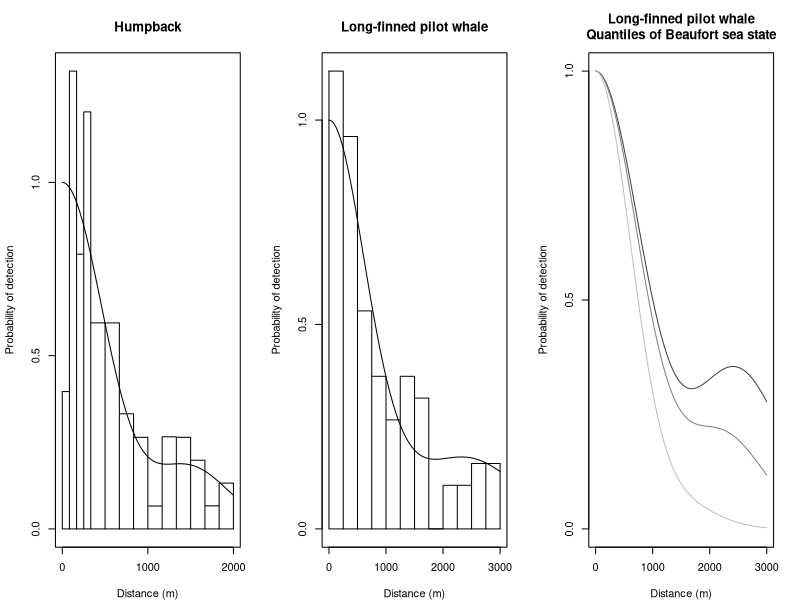

The R source for this figure:
# generate figure 1....

# layout:
#  3 panels
#     1 - detection function humpback from Williams and Thomas w. hist
#     2 - average detection function pilot whale from Dan Pike w. hist
#     3 - levels of BSS covar for pilot whale from Dan Pike w.o. hist

postscript(file="figure1.eps",width=7.5,height=3,paper="special",horizontal=FALSE)

par(mfrow=c(1,3),mar=c(4,4.2,4,2))

# 1
# read in the plot data. 3 columns: histogram x coords, hist y coords, detfct
hb.plot<-read.table("humpback.txt")

# make the histogram
plot(hb.plot$V1,hb.plot$V2,type="l",axes=F,xlab="Distance (m)",
     ylab="Probability of detection",main="Humpback")
axis(2,at=c(0,0.5,1))
axis(1,at=c(0,1000,2000))
# add in the baseline and the first bar line
lines(x=c(2000,0,0),y=c(0,0,0.39636))

lines(x=hb.plot$V1,y=hb.plot$V3)
box()

# 2
dp.df<-read.table("danpike-detfct.txt")

plot(dp.df$V1,dp.df$V2,type="l",axes=F,xlab="Distance (m)",
     ylab="Probability of detection",main="Long-finned pilot whale")
axis(2,at=c(0,0.5,1))
axis(1,at=c(0,1000,2000,3000))
# add in the baseline and the first bar line
lines(x=c(3000,0,0),y=c(0,0,1.1197))

lines(x=dp.df$V1,y=dp.df$V3)
box()

# 3
# quantiles at v2, v3, v4  are BSS=1.5,2.0,3.0 
dp.df<-read.table("danpike-covar.txt")

plot(dp.df$V1,dp.df$V2,type="l",axes=F,xlab="Distance (m)",ylim=c(0,1),
     ylab="Probability of detection",main="Long-finned pilot whale\nQuantiles of Beaufort sea state",col=grey(0.25))
axis(2,at=c(0,0.5,1))
axis(1,at=c(0,1000,2000,3000))

lines(x=dp.df$V1,y=dp.df$V3,col=grey(0.5))
lines(x=dp.df$V1,y=dp.df$V4,col=grey(0.75))
box()

dev.off()

